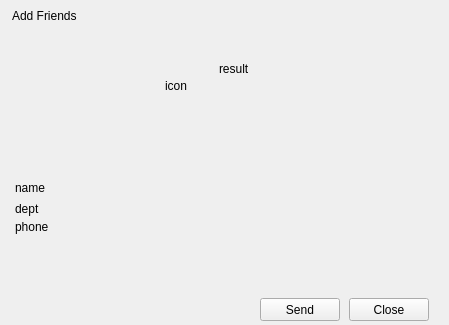
<?xml version="1.0" encoding="UTF-8"?>
<ui version="4.0">
 <class>AddFriendRequestDlg</class>
 <widget class="FramelessDialog" name="AddFriendRequestDlg">
  <property name="geometry">
   <rect>
    <x>0</x>
    <y>0</y>
    <width>449</width>
    <height>325</height>
   </rect>
  </property>
  <property name="windowTitle">
   <string>AddFriendRequestDlg</string>
  </property>
  <layout class="QVBoxLayout" name="verticalLayoutMain" stretch="0,1,0">
   <property name="spacing">
    <number>0</number>
   </property>
   <property name="leftMargin">
    <number>0</number>
   </property>
   <property name="topMargin">
    <number>0</number>
   </property>
   <property name="rightMargin">
    <number>0</number>
   </property>
   <property name="bottomMargin">
    <number>0</number>
   </property>
   <item>
    <widget class="QWidget" name="titlebar" native="true">
     <property name="sizePolicy">
      <sizepolicy hsizetype="Expanding" vsizetype="Expanding">
       <horstretch>0</horstretch>
       <verstretch>0</verstretch>
      </sizepolicy>
     </property>
     <property name="minimumSize">
      <size>
       <width>0</width>
       <height>32</height>
      </size>
     </property>
     <property name="maximumSize">
      <size>
       <width>16777215</width>
       <height>32</height>
      </size>
     </property>
     <layout class="QHBoxLayout" name="horizontalLayout_11" stretch="0,1,0">
      <property name="spacing">
       <number>0</number>
      </property>
      <property name="leftMargin">
       <number>0</number>
      </property>
      <property name="topMargin">
       <number>0</number>
      </property>
      <property name="rightMargin">
       <number>0</number>
      </property>
      <property name="bottomMargin">
       <number>0</number>
      </property>
      <item>
       <widget class="QWidget" name="titlewidget" native="true">
        <property name="sizePolicy">
         <sizepolicy hsizetype="Expanding" vsizetype="Expanding">
          <horstretch>0</horstretch>
          <verstretch>0</verstretch>
         </sizepolicy>
        </property>
        <layout class="QHBoxLayout" name="horizontalLayout_10">
         <property name="spacing">
          <number>0</number>
         </property>
         <property name="leftMargin">
          <number>12</number>
         </property>
         <property name="topMargin">
          <number>0</number>
         </property>
         <property name="rightMargin">
          <number>0</number>
         </property>
         <property name="bottomMargin">
          <number>0</number>
         </property>
         <item>
          <widget class="QLabel" name="title">
           <property name="sizePolicy">
            <sizepolicy hsizetype="Expanding" vsizetype="Expanding">
             <horstretch>0</horstretch>
             <verstretch>0</verstretch>
            </sizepolicy>
           </property>
           <property name="text">
            <string>Add Friends</string>
           </property>
          </widget>
         </item>
        </layout>
       </widget>
      </item>
      <item>
       <spacer name="horizontalSpacer">
        <property name="orientation">
         <enum>Qt::Horizontal</enum>
        </property>
        <property name="sizeHint" stdset="0">
         <size>
          <width>233</width>
          <height>2</height>
         </size>
        </property>
       </spacer>
      </item>
      <item>
       <layout class="QVBoxLayout" name="verticalLayout_6">
        <property name="spacing">
         <number>0</number>
        </property>
        <property name="leftMargin">
         <number>0</number>
        </property>
        <property name="topMargin">
         <number>0</number>
        </property>
        <property name="rightMargin">
         <number>0</number>
        </property>
        <property name="bottomMargin">
         <number>0</number>
        </property>
        <item>
         <layout class="QHBoxLayout" name="horizontalLayout_6">
          <property name="spacing">
           <number>0</number>
          </property>
          <property name="leftMargin">
           <number>0</number>
          </property>
          <property name="topMargin">
           <number>0</number>
          </property>
          <property name="rightMargin">
           <number>0</number>
          </property>
          <property name="bottomMargin">
           <number>0</number>
          </property>
          <item>
           <widget class="QPushButton" name="btnMinimize">
            <property name="sizePolicy">
             <sizepolicy hsizetype="Expanding" vsizetype="Expanding">
              <horstretch>0</horstretch>
              <verstretch>0</verstretch>
             </sizepolicy>
            </property>
            <property name="focusPolicy">
             <enum>Qt::NoFocus</enum>
            </property>
            <property name="text">
             <string/>
            </property>
            <property name="flat">
             <bool>true</bool>
            </property>
           </widget>
          </item>
          <item>
           <widget class="QPushButton" name="btnClose">
            <property name="sizePolicy">
             <sizepolicy hsizetype="Expanding" vsizetype="Expanding">
              <horstretch>0</horstretch>
              <verstretch>0</verstretch>
             </sizepolicy>
            </property>
            <property name="focusPolicy">
             <enum>Qt::NoFocus</enum>
            </property>
            <property name="text">
             <string/>
            </property>
            <property name="flat">
             <bool>true</bool>
            </property>
           </widget>
          </item>
         </layout>
        </item>
        <item>
         <spacer name="verticalSpacer_4">
          <property name="orientation">
           <enum>Qt::Vertical</enum>
          </property>
          <property name="sizeType">
           <enum>QSizePolicy::Expanding</enum>
          </property>
          <property name="sizeHint" stdset="0">
           <size>
            <width>0</width>
            <height>1</height>
           </size>
          </property>
         </spacer>
        </item>
       </layout>
      </item>
     </layout>
    </widget>
   </item>
   <item>
    <widget class="QWidget" name="centralPanel" native="true">
     <layout class="QHBoxLayout" name="horizontalLayout_4" stretch="0,1">
      <property name="spacing">
       <number>0</number>
      </property>
      <property name="leftMargin">
       <number>0</number>
      </property>
      <property name="topMargin">
       <number>0</number>
      </property>
      <property name="rightMargin">
       <number>0</number>
      </property>
      <property name="bottomMargin">
       <number>0</number>
      </property>
      <item>
       <widget class="QWidget" name="leftPanel" native="true">
        <property name="minimumSize">
         <size>
          <width>145</width>
          <height>0</height>
         </size>
        </property>
        <property name="maximumSize">
         <size>
          <width>145</width>
          <height>16777215</height>
         </size>
        </property>
        <layout class="QVBoxLayout" name="verticalLayout">
         <property name="spacing">
          <number>4</number>
         </property>
         <property name="leftMargin">
          <number>6</number>
         </property>
         <property name="topMargin">
          <number>0</number>
         </property>
         <property name="rightMargin">
          <number>6</number>
         </property>
         <property name="bottomMargin">
          <number>0</number>
         </property>
         <item>
          <spacer name="verticalSpacer_2">
           <property name="orientation">
            <enum>Qt::Vertical</enum>
           </property>
           <property name="sizeType">
            <enum>QSizePolicy::Fixed</enum>
           </property>
           <property name="sizeHint" stdset="0">
            <size>
             <width>20</width>
             <height>30</height>
            </size>
           </property>
          </spacer>
         </item>
         <item>
          <layout class="QHBoxLayout" name="horizontalLayout_3">
           <property name="spacing">
            <number>0</number>
           </property>
           <item>
            <spacer name="horizontalSpacer_3">
             <property name="orientation">
              <enum>Qt::Horizontal</enum>
             </property>
             <property name="sizeHint" stdset="0">
              <size>
               <width>17</width>
               <height>20</height>
              </size>
             </property>
            </spacer>
           </item>
           <item>
            <widget class="AvatarLabel" name="avatarLabel">
             <property name="minimumSize">
              <size>
               <width>97</width>
               <height>97</height>
              </size>
             </property>
             <property name="maximumSize">
              <size>
               <width>97</width>
               <height>97</height>
              </size>
             </property>
             <property name="text">
              <string notr="true"/>
             </property>
             <property name="pixmap">
              <pixmap resource="../inst.qrc">:/images/Icon_60.png</pixmap>
             </property>
             <property name="scaledContents">
              <bool>true</bool>
             </property>
            </widget>
           </item>
           <item>
            <spacer name="horizontalSpacer_4">
             <property name="orientation">
              <enum>Qt::Horizontal</enum>
             </property>
             <property name="sizeHint" stdset="0">
              <size>
               <width>17</width>
               <height>20</height>
              </size>
             </property>
            </spacer>
           </item>
          </layout>
         </item>
         <item>
          <spacer name="verticalSpacer_10">
           <property name="orientation">
            <enum>Qt::Vertical</enum>
           </property>
           <property name="sizeType">
            <enum>QSizePolicy::Fixed</enum>
           </property>
           <property name="sizeHint" stdset="0">
            <size>
             <width>20</width>
             <height>15</height>
            </size>
           </property>
          </spacer>
         </item>
         <item>
          <layout class="QHBoxLayout" name="horizontalLayout_2" stretch="0,0,0">
           <item>
            <widget class="QLabel" name="nameLabel">
             <property name="text">
              <string>name</string>
             </property>
             <property name="indent">
              <number>9</number>
             </property>
            </widget>
           </item>
           <item>
            <widget class="QLabel" name="sexLabel">
             <property name="minimumSize">
              <size>
               <width>20</width>
               <height>20</height>
              </size>
             </property>
             <property name="maximumSize">
              <size>
               <width>20</width>
               <height>20</height>
              </size>
             </property>
             <property name="text">
              <string/>
             </property>
            </widget>
           </item>
           <item>
            <spacer name="horizontalSpacer_9">
             <property name="orientation">
              <enum>Qt::Horizontal</enum>
             </property>
             <property name="sizeType">
              <enum>QSizePolicy::Expanding</enum>
             </property>
             <property name="sizeHint" stdset="0">
              <size>
               <width>0</width>
               <height>10</height>
              </size>
             </property>
            </spacer>
           </item>
          </layout>
         </item>
         <item>
          <widget class="ElidedLabel" name="deptLabel">
           <property name="text">
            <string>dept</string>
           </property>
           <property name="indent">
            <number>9</number>
           </property>
          </widget>
         </item>
         <item>
          <widget class="ElidedLabel" name="phoneLabel">
           <property name="text">
            <string>phone</string>
           </property>
           <property name="indent">
            <number>9</number>
           </property>
          </widget>
         </item>
         <item>
          <spacer name="verticalSpacer">
           <property name="orientation">
            <enum>Qt::Vertical</enum>
           </property>
           <property name="sizeHint" stdset="0">
            <size>
             <width>20</width>
             <height>40</height>
            </size>
           </property>
          </spacer>
         </item>
        </layout>
       </widget>
      </item>
      <item>
       <widget class="QStackedWidget" name="stackedWidget">
        <property name="currentIndex">
         <number>2</number>
        </property>
        <widget class="QWidget" name="inputPage">
         <layout class="QVBoxLayout" name="verticalLayout_2">
          <property name="spacing">
           <number>9</number>
          </property>
          <property name="leftMargin">
           <number>20</number>
          </property>
          <property name="topMargin">
           <number>20</number>
          </property>
          <property name="rightMargin">
           <number>20</number>
          </property>
          <property name="bottomMargin">
           <number>20</number>
          </property>
          <item>
           <widget class="QLabel" name="labelTip">
            <property name="text">
             <string>Please input message</string>
            </property>
           </widget>
          </item>
          <item>
           <widget class="QPlainTextEdit" name="textEditReason">
            <property name="minimumSize">
             <size>
              <width>0</width>
              <height>76</height>
             </size>
            </property>
            <property name="maximumSize">
             <size>
              <width>16777215</width>
              <height>76</height>
             </size>
            </property>
           </widget>
          </item>
          <item>
           <spacer name="verticalSpacer_3">
            <property name="orientation">
             <enum>Qt::Vertical</enum>
            </property>
            <property name="sizeHint" stdset="0">
             <size>
              <width>20</width>
              <height>112</height>
             </size>
            </property>
           </spacer>
          </item>
         </layout>
        </widget>
        <widget class="QWidget" name="sendPage">
         <layout class="QVBoxLayout" name="verticalLayout_3">
          <item>
           <spacer name="verticalSpacer_6">
            <property name="orientation">
             <enum>Qt::Vertical</enum>
            </property>
            <property name="sizeType">
             <enum>QSizePolicy::Fixed</enum>
            </property>
            <property name="sizeHint" stdset="0">
             <size>
              <width>20</width>
              <height>30</height>
             </size>
            </property>
           </spacer>
          </item>
          <item>
           <layout class="QHBoxLayout" name="horizontalLayout_5">
            <item>
             <spacer name="horizontalSpacer_5">
              <property name="orientation">
               <enum>Qt::Horizontal</enum>
              </property>
              <property name="sizeHint" stdset="0">
               <size>
                <width>40</width>
                <height>20</height>
               </size>
              </property>
             </spacer>
            </item>
            <item>
             <widget class="QLabel" name="labelLoading">
              <property name="minimumSize">
               <size>
                <width>16</width>
                <height>16</height>
               </size>
              </property>
              <property name="maximumSize">
               <size>
                <width>16</width>
                <height>16</height>
               </size>
              </property>
              <property name="text">
               <string>icon</string>
              </property>
             </widget>
            </item>
            <item>
             <spacer name="horizontalSpacer_6">
              <property name="orientation">
               <enum>Qt::Horizontal</enum>
              </property>
              <property name="sizeHint" stdset="0">
               <size>
                <width>40</width>
                <height>20</height>
               </size>
              </property>
             </spacer>
            </item>
           </layout>
          </item>
          <item>
           <layout class="QHBoxLayout" name="horizontalLayout_7">
            <item>
             <spacer name="horizontalSpacer_7">
              <property name="orientation">
               <enum>Qt::Horizontal</enum>
              </property>
              <property name="sizeHint" stdset="0">
               <size>
                <width>40</width>
                <height>20</height>
               </size>
              </property>
             </spacer>
            </item>
            <item>
             <widget class="QLabel" name="labelLoadingTip">
              <property name="text">
               <string>Sending request...</string>
              </property>
             </widget>
            </item>
            <item>
             <spacer name="horizontalSpacer_8">
              <property name="orientation">
               <enum>Qt::Horizontal</enum>
              </property>
              <property name="sizeHint" stdset="0">
               <size>
                <width>18</width>
                <height>20</height>
               </size>
              </property>
             </spacer>
            </item>
           </layout>
          </item>
          <item>
           <spacer name="verticalSpacer_5">
            <property name="orientation">
             <enum>Qt::Vertical</enum>
            </property>
            <property name="sizeHint" stdset="0">
             <size>
              <width>20</width>
              <height>145</height>
             </size>
            </property>
           </spacer>
          </item>
         </layout>
        </widget>
        <widget class="QWidget" name="resultPage">
         <layout class="QVBoxLayout" name="verticalLayout_5">
          <property name="spacing">
           <number>9</number>
          </property>
          <property name="leftMargin">
           <number>20</number>
          </property>
          <property name="topMargin">
           <number>0</number>
          </property>
          <property name="rightMargin">
           <number>20</number>
          </property>
          <property name="bottomMargin">
           <number>0</number>
          </property>
          <item>
           <spacer name="verticalSpacer_8">
            <property name="orientation">
             <enum>Qt::Vertical</enum>
            </property>
            <property name="sizeType">
             <enum>QSizePolicy::Fixed</enum>
            </property>
            <property name="sizeHint" stdset="0">
             <size>
              <width>20</width>
              <height>30</height>
             </size>
            </property>
           </spacer>
          </item>
          <item>
           <layout class="QHBoxLayout" name="horizontalLayout_8" stretch="0,1">
            <item>
             <layout class="QVBoxLayout" name="verticalLayout_4">
              <item>
               <widget class="QLabel" name="labelResultIcon">
                <property name="minimumSize">
                 <size>
                  <width>48</width>
                  <height>48</height>
                 </size>
                </property>
                <property name="maximumSize">
                 <size>
                  <width>48</width>
                  <height>48</height>
                 </size>
                </property>
                <property name="text">
                 <string>icon</string>
                </property>
               </widget>
              </item>
              <item>
               <spacer name="verticalSpacer_7">
                <property name="orientation">
                 <enum>Qt::Vertical</enum>
                </property>
                <property name="sizeHint" stdset="0">
                 <size>
                  <width>20</width>
                  <height>40</height>
                 </size>
                </property>
               </spacer>
              </item>
             </layout>
            </item>
            <item>
             <widget class="QLabel" name="labelResultText">
              <property name="text">
               <string>result</string>
              </property>
              <property name="alignment">
               <set>Qt::AlignLeading|Qt::AlignLeft|Qt::AlignTop</set>
              </property>
              <property name="wordWrap">
               <bool>true</bool>
              </property>
             </widget>
            </item>
           </layout>
          </item>
          <item>
           <spacer name="verticalSpacer_9">
            <property name="orientation">
             <enum>Qt::Vertical</enum>
            </property>
            <property name="sizeHint" stdset="0">
             <size>
              <width>20</width>
              <height>107</height>
             </size>
            </property>
           </spacer>
          </item>
         </layout>
        </widget>
       </widget>
      </item>
     </layout>
    </widget>
   </item>
   <item>
    <widget class="QWidget" name="bottomBar" native="true">
     <property name="minimumSize">
      <size>
       <width>0</width>
       <height>31</height>
      </size>
     </property>
     <property name="maximumSize">
      <size>
       <width>16777215</width>
       <height>31</height>
      </size>
     </property>
     <layout class="QHBoxLayout" name="horizontalLayout">
      <property name="spacing">
       <number>9</number>
      </property>
      <property name="leftMargin">
       <number>0</number>
      </property>
      <property name="topMargin">
       <number>0</number>
      </property>
      <property name="rightMargin">
       <number>20</number>
      </property>
      <property name="bottomMargin">
       <number>0</number>
      </property>
      <item>
       <spacer name="horizontalSpacer_2">
        <property name="orientation">
         <enum>Qt::Horizontal</enum>
        </property>
        <property name="sizeHint" stdset="0">
         <size>
          <width>40</width>
          <height>20</height>
         </size>
        </property>
       </spacer>
      </item>
      <item>
       <widget class="QPushButton" name="pushButtonAdd">
        <property name="minimumSize">
         <size>
          <width>75</width>
          <height>23</height>
         </size>
        </property>
        <property name="text">
         <string>Send</string>
        </property>
       </widget>
      </item>
      <item>
       <widget class="QPushButton" name="pushButtonClose">
        <property name="minimumSize">
         <size>
          <width>75</width>
          <height>23</height>
         </size>
        </property>
        <property name="text">
         <string>Close</string>
        </property>
       </widget>
      </item>
     </layout>
    </widget>
   </item>
  </layout>
 </widget>
 <layoutdefault spacing="6" margin="11"/>
 <customwidgets>
  <customwidget>
   <class>AvatarLabel</class>
   <extends>QLabel</extends>
   <header location="global">avatarlabel.h</header>
  </customwidget>
  <customwidget>
   <class>ElidedLabel</class>
   <extends>QLabel</extends>
   <header location="global">elidedlabel.h</header>
  </customwidget>
  <customwidget>
   <class>FramelessDialog</class>
   <extends>QWidget</extends>
   <header>framelessdialog.h</header>
   <container>1</container>
  </customwidget>
 </customwidgets>
 <resources>
  <include location="../inst.qrc"/>
 </resources>
 <connections/>
</ui>
